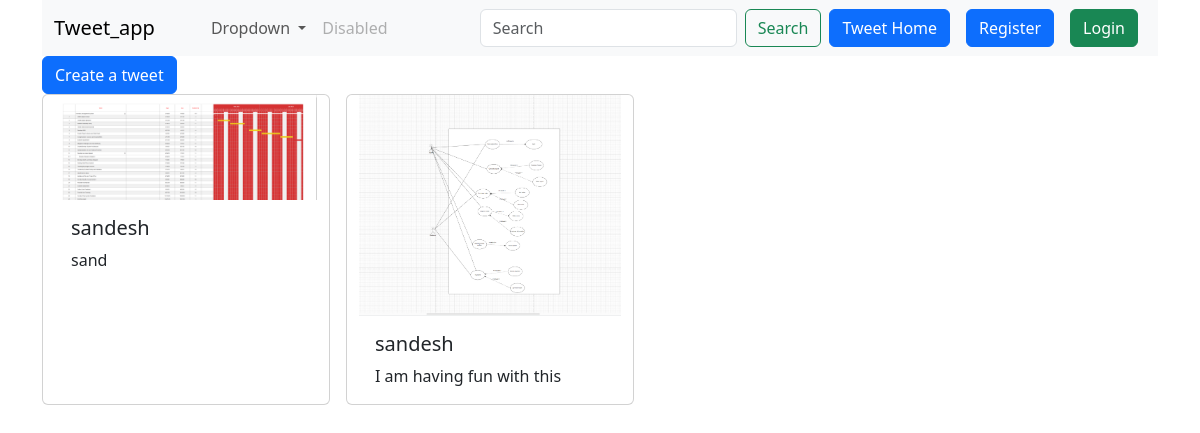
Page /sub_app/ on the earlier database version.
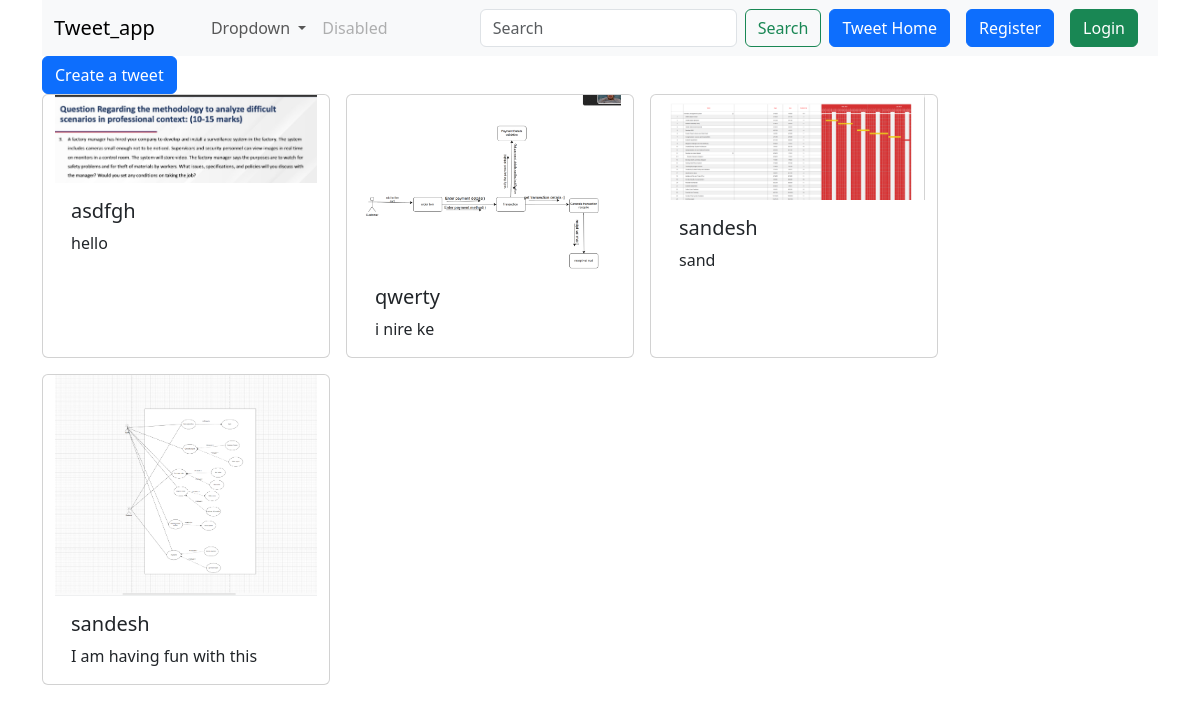
Same page on the later database version.
### sub_app/models.py (models this page shows, shortened)
class Tweet(models.Model):
    user = models.ForeignKey(User, on_delete=models.CASCADE)
    text = models.TextField(max_length=200)
    date = models.DateTimeField(auto_now_add=True)
    photo = models.ImageField(upload_to='photos/', blank=True, null=True)
    created_at = models.DateTimeField(auto_now_add=True)
    updated_at = models.DateTimeField(auto_now=True)

### sub_app/views.py (the view)
# urls.py: path('', views.tweet_list, name='tweet_list'),
def tweet_list(request):
    tweets = Tweet.objects.all().order_by('-created_at')
    return render(request, 'tweet_list.html', {'tweets': tweets})

### sub_app/templates/tweet_list.html (shortened to what this page needs)
{% extends "layout.html" %}
{%block content%}
<nav class="navbar navbar-expand-lg bg-body-tertiary">
  <div class="container-fluid">
    <a class="navbar-brand" href="#">Tweet_app</a>
    <div class="collapse navbar-collapse" id="navbarSupportedContent">
      <ul class="navbar-nav me-auto mb-2 mb-lg-0">
        <li class="nav-item">
          <a class="nav-link active" aria-current="page" href="#"></a>
        </li>
        <li class="nav-item">
          <a class="nav-link" href="#"></a>
        </li>
        <li class="nav-item dropdown">
          <a class="nav-link dropdown-toggle" href="#" role="button" data-bs-toggle="dropdown" aria-expanded="false">
            Dropdown
          </a>
        </li>
        <li class="nav-item">
          <a class="nav-link disabled" aria-disabled="true">Disabled</a>
        </li>
      </ul>
      <form class="d-flex" role="search">
        <input class="form-control me-2" type="search" placeholder="Search" aria-label="Search"/>
        <button class="btn btn-outline-success" type="submit">Search</button>
      </form>
      <a href="{% url 'tweet_list' %}" class="btn btn-primary mx-2">Tweet Home</a>
      {% if user.is_authenticated %}
    <form method="post" action="{% url 'logout' %}">
        {% csrf_token %}
        <button class="btn btn-danger" type="submit">Logout</button>
    </form>
{% else %}
<a href="{% url 'register' %}" class="btn btn-primary mx-2">Register</a>
<a href="{% url 'login' %}" class="btn btn-success mx-2">Login</a>
{% endif %}
    </div>
  </div>
</nav>
<a class="btn btn-primary" href="{% url 'create_tweet' %}">Create a tweet</a>
<div class="container row gap-3">
    {% for tweet in tweets %}
    <div class="card" style="width: 18rem;">
      {% if tweet.photo %}
    <img src="{{ tweet.photo.url }}" alt="Tweet photo">
{% else %}
    <p>No photo available</p>
{% endif %}
        <div class="card-body">
            <h5 class="card-title">{{ tweet.user.username }}</h5>
            <p class="card-text">{{ tweet.text }}</p>
        </div>
    </div>
    {% endfor %}
</div>
{%endblock%}

Differences in the rows shown:
added Tweet: photo (picture), user.username "asdfgh", text "hello"
added Tweet: photo (picture), user.username "qwerty", text "i nire ke"
